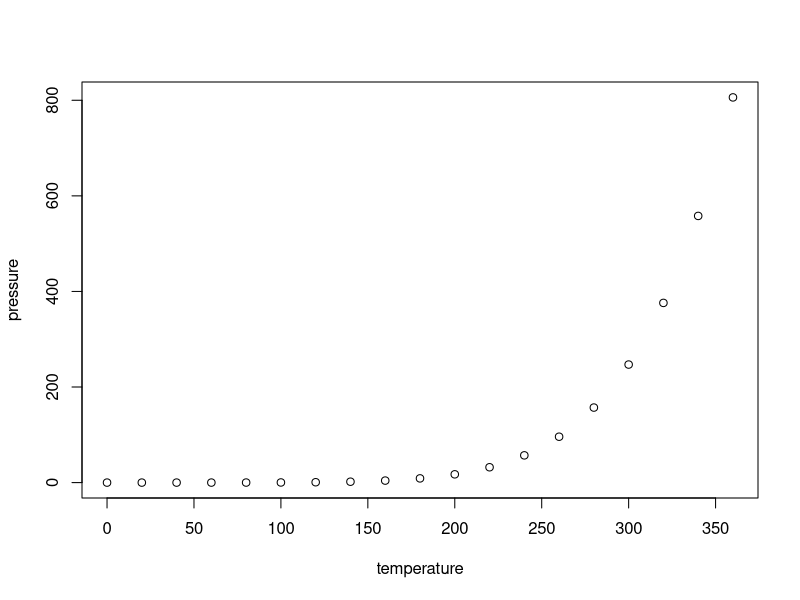
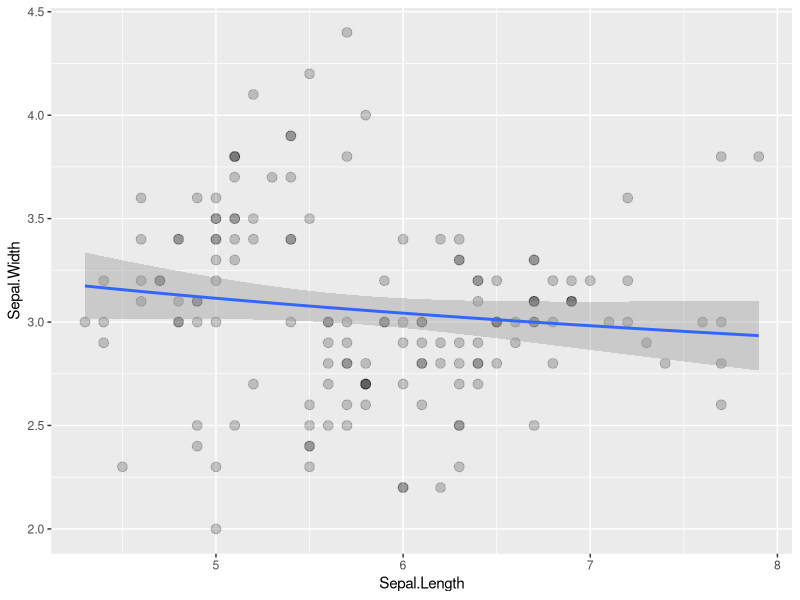

R code for these plots, in order:
## ---- chunk 1
knitr::opts_chunk$set(echo = TRUE)
## ---- chunk 2
summary(cars)
## ---- chunk 3
plot(pressure)
## ---- chunk 4
library(ggplot2)
ggplot(data=iris, aes(x = Sepal.Length , y = Sepal.Width)) +
  geom_point(alpha = 0.2,size = 3) +
  geom_smooth(method = "glm",formula = y ~ log(x)) 
